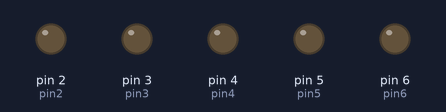
This sketch was run on a simulated Arduino Uno, built with avr-gcc and run on an emulated ATmega328P. On the bench: output pins drawn as LEDs (lit = HIGH).

Above: at 0.1 s.
At 4.1 s:
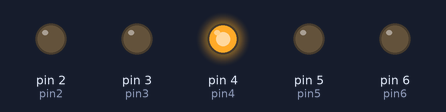
At 9.1 s:
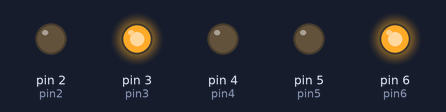
At 19.1 s:
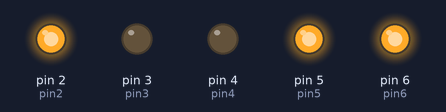
At 29.1 s:
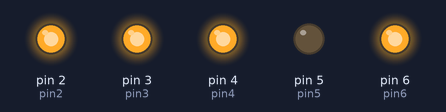
At 39.1 s:
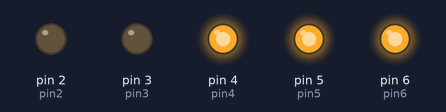
Timing chart, 0 to 40.0 s (numbered marks = the images above):
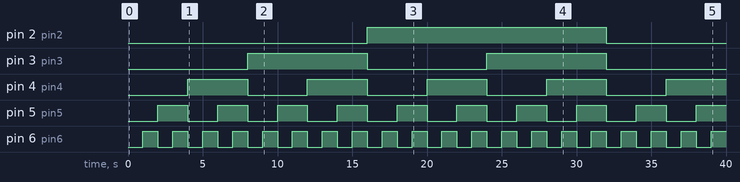

The sketch:

3_binary_counter_with_leds_5bit.ino
```cpp
  int pin2=2;
  int pin3=3;
  int pin4=4;
  int pin5=5;
  int pin6=6;
  int waittime=1000;

  //Having learnt the importance of learning to declare variables try this project on your own of making a 5bit binary counter.
  //5 bit binary counter using leds
  //Easily change the pin names to match your preferred pin number
  void setup() {
    // put your setup code here, to run once:
    pinMode(pin2,OUTPUT);
    pinMode(pin3,OUTPUT);
    pinMode(pin4,OUTPUT);
    pinMode(pin5,OUTPUT);
    pinMode(pin6,OUTPUT);

  }

  void loop() {
    // put your main code here, to run repeatedly:
    //Number 0 - 00000
  digitalWrite(pin2,LOW);
  digitalWrite(pin3,LOW);
  digitalWrite(pin4,LOW);
  digitalWrite(pin5,LOW);
  digitalWrite(pin6,LOW);

  delay(waittime);

    //Number 1 - 00001
  digitalWrite(pin2,LOW);
  digitalWrite(pin3,LOW);
  digitalWrite(pin4,LOW);
  digitalWrite(pin5,LOW);
  digitalWrite(pin6,HIGH);

  delay(waittime);

    //Number 2 - 00010
    digitalWrite(pin2,LOW);
  digitalWrite(pin3,LOW);
  digitalWrite(pin4,LOW);
  digitalWrite(pin5,HIGH);
  digitalWrite(pin6,LOW);

  delay(waittime);

    //Number 3 - 00011
  digitalWrite(pin2,LOW);
  digitalWrite(pin3,LOW);
  digitalWrite(pin4,LOW);
  digitalWrite(pin5,HIGH);
  digitalWrite(pin6,HIGH);

  delay(waittime);

    //Number 4-  00100
  digitalWrite(pin2,LOW);
  digitalWrite(pin3,LOW);
  digitalWrite(pin4,HIGH);
  digitalWrite(pin5,LOW);
  digitalWrite(pin6,LOW);

  delay(waittime);

    //Number 5 - 00101
  digitalWrite(pin2,LOW);
  digitalWrite(pin3,LOW);
  digitalWrite(pin4,HIGH);
  digitalWrite(pin5,LOW);
  digitalWrite(pin6,HIGH);

  delay(waittime);

    //Number 6 - 00110
  digitalWrite(pin2,LOW);
  digitalWrite(pin3,LOW);
  digitalWrite(pin4,HIGH);
  digitalWrite(pin5,HIGH);
  digitalWrite(pin6,LOW);

  delay(waittime);

    //Number 7 - 00111
  digitalWrite(pin2,LOW);
  digitalWrite(pin3,LOW);
  digitalWrite(pin4,HIGH);
  digitalWrite(pin5,HIGH);
  digitalWrite(pin6,HIGH);

  delay(waittime);

    //Number 8 - 01000
  digitalWrite(pin2,LOW);
  digitalWrite(pin3,HIGH);
  digitalWrite(pin4,LOW);
  digitalWrite(pin5,LOW);
  digitalWrite(pin6,LOW);

  delay(waittime);

    //Number 9 - 01001
  digitalWrite(pin2,LOW);
  digitalWrite(pin3,HIGH);
  digitalWrite(pin4,LOW);
  digitalWrite(pin5,LOW);
  digitalWrite(pin6,HIGH);

  delay(waittime);

    //Number 10 - 01010
  digitalWrite(pin2,LOW);
  digitalWrite(pin3,HIGH);
  digitalWrite(pin4,LOW);
  digitalWrite(pin5,HIGH);
  digitalWrite(pin6,LOW);

  delay(waittime);

    //Number 11- 01011
  digitalWrite(pin2,LOW);
  digitalWrite(pin3,HIGH);
  digitalWrite(pin4,LOW);
  digitalWrite(pin5,HIGH);
  digitalWrite(pin6,HIGH);

  delay(waittime);

    //Number 12- 01100
  digitalWrite(pin2,LOW);
  digitalWrite(pin3,HIGH);
  digitalWrite(pin4,HIGH);
  digitalWrite(pin5,LOW);
  digitalWrite(pin6,LOW);

  delay(waittime);

    //Number 13- 01101
  digitalWrite(pin2,LOW);
  digitalWrite(pin3,HIGH);
  digitalWrite(pin4,HIGH);
  digitalWrite(pin5,LOW);
  digitalWrite(pin6,HIGH);

  delay(waittime);

    //Number 14 -01110
  digitalWrite(pin2,LOW);
  digitalWrite(pin3,HIGH);
  digitalWrite(pin4,HIGH);
  digitalWrite(pin5,HIGH);
  digitalWrite(pin6,LOW);

  delay(waittime);

    //Number 15 -01111
  digitalWrite(pin2,LOW);
  digitalWrite(pin3,HIGH);
  digitalWrite(pin4,HIGH);
  digitalWrite(pin5,HIGH);
  digitalWrite(pin6,HIGH);

  delay(waittime);

    //Number 16 -10000
  digitalWrite(pin2,HIGH);
  digitalWrite(pin3,LOW);
  digitalWrite(pin4,LOW);
  digitalWrite(pin5,LOW);
  digitalWrite(pin6,LOW);

  delay(waittime);

    //Number 17 -10001
  digitalWrite(pin2,HIGH);
  digitalWrite(pin3,LOW);
  digitalWrite(pin4,LOW);
  digitalWrite(pin5,LOW);
  digitalWrite(pin6,HIGH);

  delay(waittime);

    //Number 18 -10010
  digitalWrite(pin2,HIGH);
  digitalWrite(pin3,LOW);
  digitalWrite(pin4,LOW);
  digitalWrite(pin5,HIGH);
  digitalWrite(pin6,LOW);

  delay(waittime);

    //Number 19 -10011
  digitalWrite(pin2,HIGH);
  digitalWrite(pin3,LOW);
  digitalWrite(pin4,LOW);
  digitalWrite(pin5,HIGH);
  digitalWrite(pin6,HIGH);

  delay(waittime);

    //Number 20- 10100
  digitalWrite(pin2,HIGH);
  digitalWrite(pin3,LOW);
  digitalWrite(pin4,HIGH);
  digitalWrite(pin5,LOW);
  digitalWrite(pin6,LOW);

  delay(waittime);
    //Number 21 -10101
  digitalWrite(pin2,HIGH);
  digitalWrite(pin3,LOW);
  digitalWrite(pin4,HIGH);
  digitalWrite(pin5,LOW);
  digitalWrite(pin6,HIGH);

  delay(waittime);
    //Number 22 -10110
  digitalWrite(pin2,HIGH);
  digitalWrite(pin3,LOW);
  digitalWrite(pin4,HIGH);
  digitalWrite(pin5,HIGH);
  digitalWrite(pin6,LOW);

  delay(waittime);

  //Number 23 -10111
  digitalWrite(pin2,HIGH);
  digitalWrite(pin3,LOW);
  digitalWrite(pin4,HIGH);
  digitalWrite(pin5,HIGH);
  digitalWrite(pin6,HIGH);

  delay(waittime);

    //Number 24- 11000
  digitalWrite(pin2,HIGH);
  digitalWrite(pin3,HIGH);
  digitalWrite(pin4,LOW);
  digitalWrite(pin5,LOW);
  digitalWrite(pin6,LOW);

  delay(waittime);

    //Number 25 -11001
  digitalWrite(pin2,HIGH);
  digitalWrite(pin3,HIGH);
  digitalWrite(pin4,LOW);
  digitalWrite(pin5,LOW);
  digitalWrite(pin6,HIGH);

  delay(waittime);

    //Number 26 -11010

  digitalWrite(pin2,HIGH);
  digitalWrite(pin3,HIGH);
  digitalWrite(pin4,LOW);
  digitalWrite(pin5,HIGH);
  digitalWrite(pin6,LOW);

  delay(waittime);

    //Number 27 -11011

  digitalWrite(pin2,HIGH);
  digitalWrite(pin3,HIGH);
  digitalWrite(pin4,LOW);
  digitalWrite(pin5,HIGH);
  digitalWrite(pin6,HIGH);

  delay(waittime);

    //Number 28 -11100

  digitalWrite(pin2,HIGH);
  digitalWrite(pin3,HIGH);
  digitalWrite(pin4,HIGH);
  digitalWrite(pin5,LOW);
  digitalWrite(pin6,LOW);

  delay(waittime);

    //Number 29 -11101

  digitalWrite(pin2,HIGH);
  digitalWrite(pin3,HIGH);
  digitalWrite(pin4,HIGH);
  digitalWrite(pin5,LOW);
  digitalWrite(pin6,HIGH);

  delay(waittime);

    //Number 30 -11110

  digitalWrite(pin2,HIGH);
  digitalWrite(pin3,HIGH);
  digitalWrite(pin4,HIGH);
  digitalWrite(pin5,HIGH);
  digitalWrite(pin6,LOW);

   delay(waittime);

   //Number 31 -11111
  digitalWrite(pin2,HIGH);
  digitalWrite(pin3,HIGH);
  digitalWrite(pin4,HIGH);
  digitalWrite(pin5,HIGH);
  digitalWrite(pin6,HIGH);

  delay(waittime);

  }

//MADE BY MARGARET WANJA KARACHO
//DATED ----6TH MAY 2025
```

Measured:
- by itself, pin 2 (pin2): LOW → HIGH at 16.0 s, → LOW 16.0 s later
- by itself, pin 3 (pin3): alternates HIGH for 8.0 s and LOW for 8.0 s
- by itself, pin 4 (pin4): alternates HIGH for 4.0 s and LOW for 4.0 s
- by itself, pin 5 (pin5): alternates HIGH for 2.0 s and LOW for 2.0 s
- by itself, pin 6 (pin6): alternates HIGH for 1.0 s and LOW for 1.0 s
